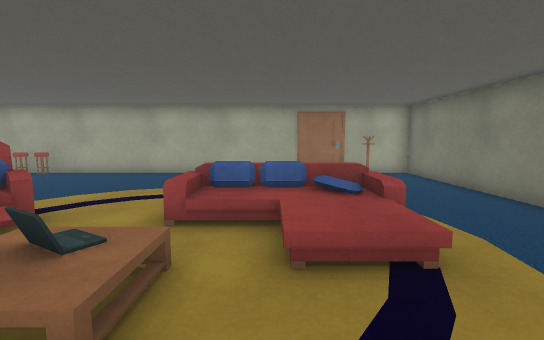
View 1 (above)

20 first-person views from a walk through a scene from a Unity 3-D project. The camera is 1.4 m above the floor, tilts 6° down and sees 85° across. The floor is counted in squares, 1 m on a side. Each view is taken from the middle of a square. On the plan, view 1 faces up. The plan holds only what a view shows up to about 14 squares ahead; the rest is blank. The player character is not drawn. Some surface patterns are stand-ins.

View 2
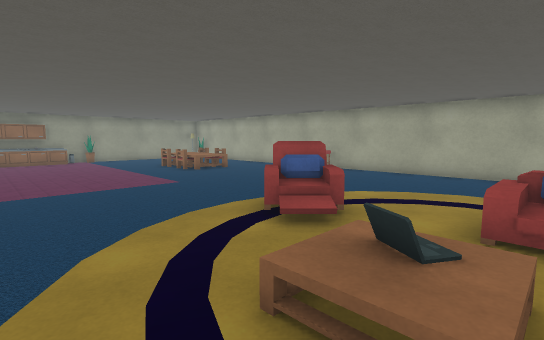

View 3
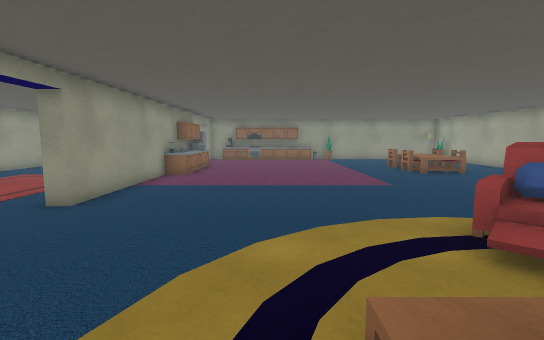

View 4
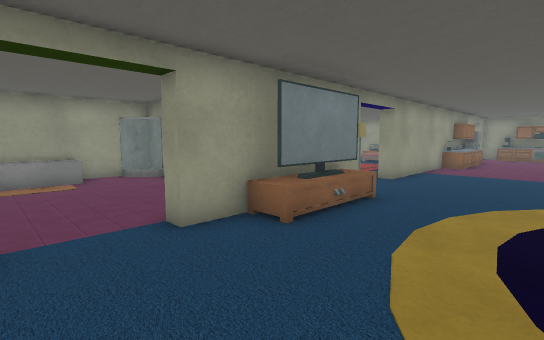

View 5
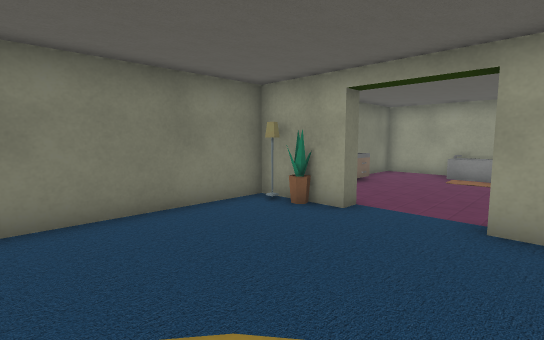

View 6
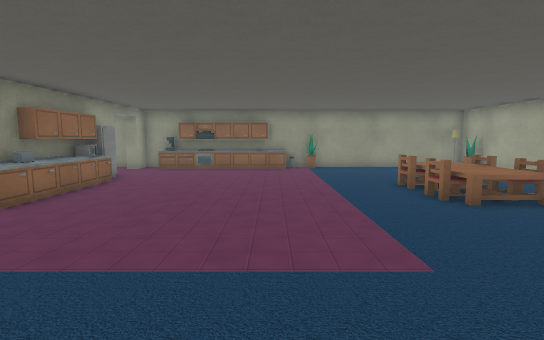

View 7
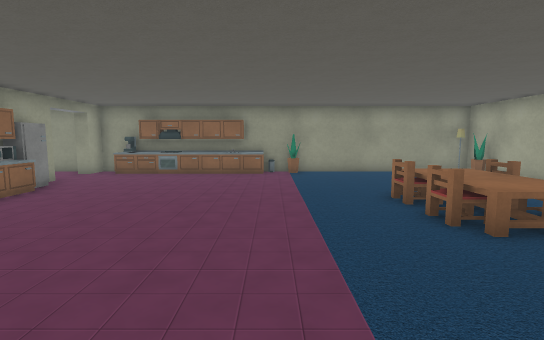

View 8
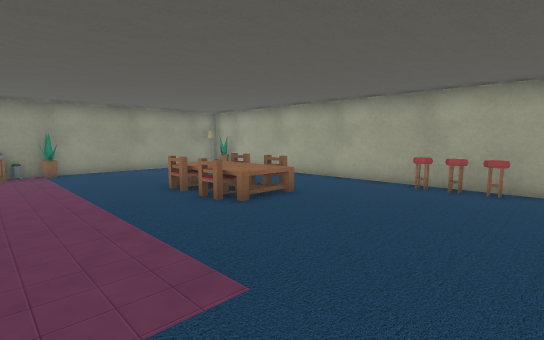

View 9
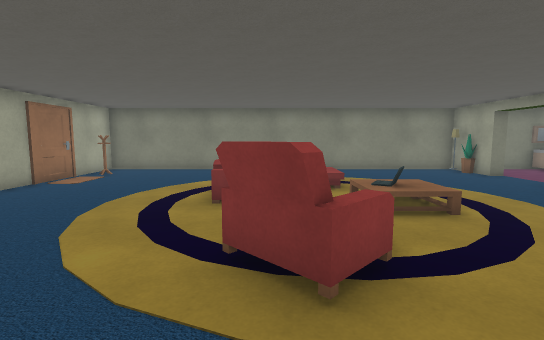

View 10
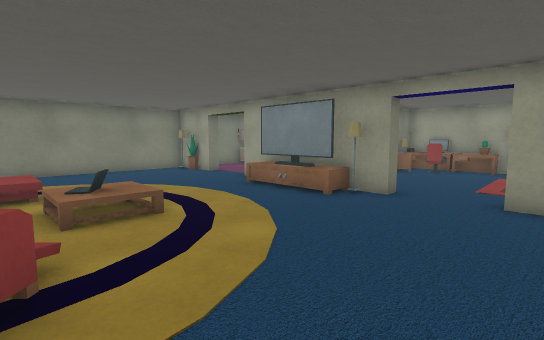

View 11
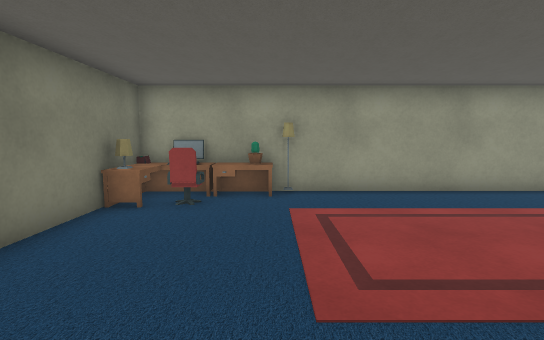

View 12
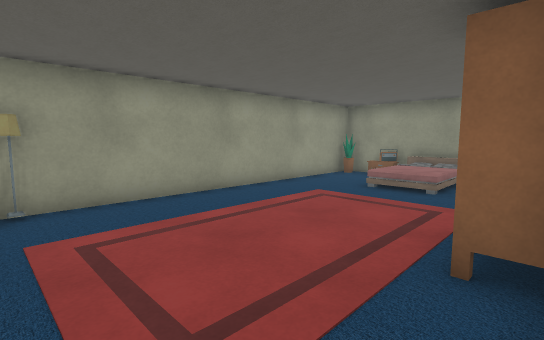

View 13
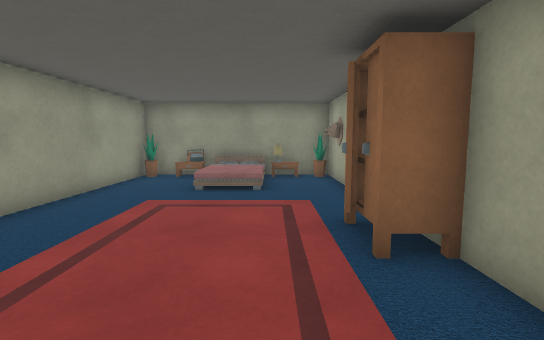

View 14
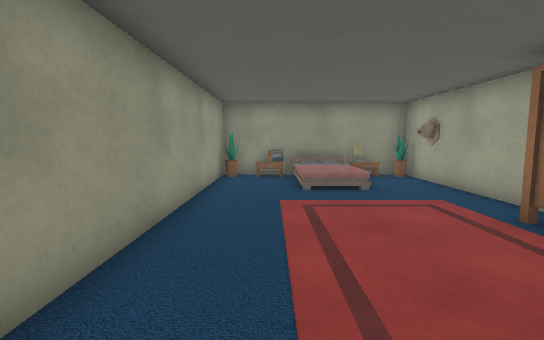

View 15
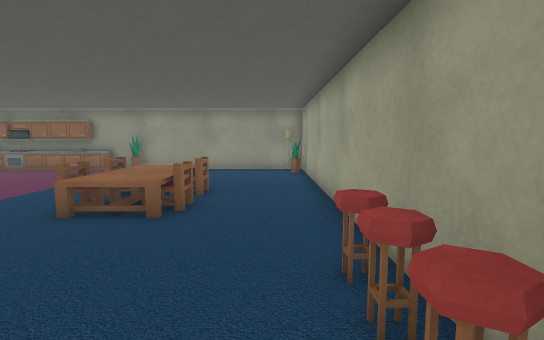

View 16
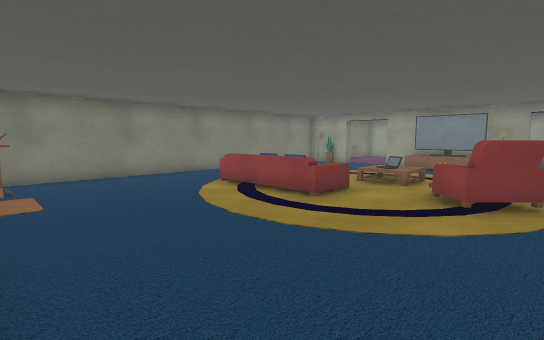

View 17
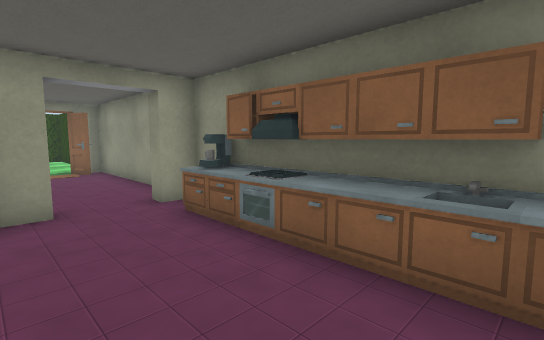

View 18
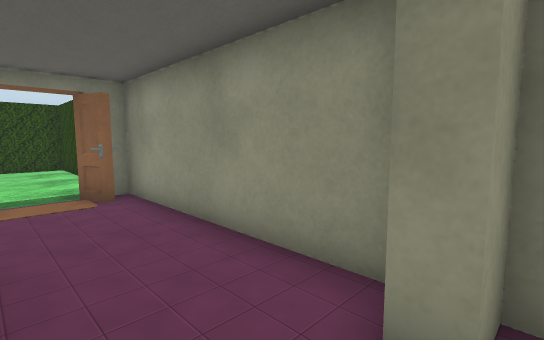

View 19
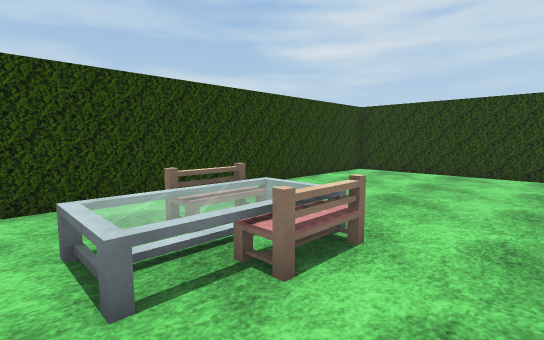

View 20
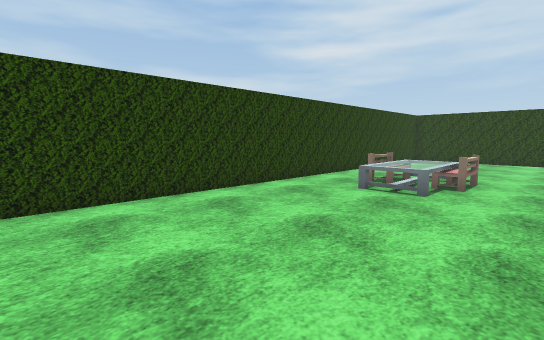

### Floor plan
Points are (right, up) in squares from view 1. A wall is a line through its corners. A room is listed if a view was taken in it or the views show most of it. See-through windows are left out.
Room 1 (views 1, 2, 3, 4, 5, 6, 7, 8, 9, 10, 11, 12, 15, 16, 17, 18)
walls: (-4.9, -3.3) (-3.4, -3.3); (-12.2, -3.3) (-7.2, -3.3) (-7.2, -3.9); (-10.8, -4.6) (-10.1, -4.9); (-0.4, -3.3) (0.8, -3.3) (0.8, -3.9); (-15.4, -3.8) (-16.4, -3.8); (3.2, -3.9) (3.2, -3.3) (5.6, -3.3) (5.6, 12.4) (-21.7, 12.4) (-21.7, -3.3) (-20.8, -3.3) (-20.8, -3.9); (-17.6, -3.8) (-17.6, -4.6); (-0.5, -10.9) (5.6, -10.9) (5.6, -5.6)
ways out: opening at (-19.5, -4) to room 2; opening at (-6, -3.7) to room 2
objects: drawers (-21, -2); cabinet (-21, -1); other object (-21, 0); cabinet (-21, 1); cabinet (-21, 2); cabinet (-21, 3); plant (-21, 5); other object (-20, -2); drawers (-20, -1); plant (-20, 12); fridge (-18, -3); cabinet (-17, -3); cabinet (-16, -3); cabinet (-16, -2); table (-16, 7) to (-13, 9); cabinet (-15, -3); cabinet (-14, -3); other object (-14, -2); cabinet (-13, -3); other object (-12, -3); other object (-11, 12); other object (-10, 12); other object (-9, 12); chair (-5, 4) to (-4, 5); other object (-5, 5); TV (-3, -3) to (-2, -3); other object (-3, -3) to (-1, -2); sofa (-2, 5) to (-2, 6); shower (-1, -11) to (-1, -10); bathtub (1, -10); rug (2, -10); bathtub (3, -10); plant (4, -3); other object (4, 12); drawers (5, -8) to (5, -7)
Room 2 (views 13, 14, 19, 20)
walls: (-2.5, -11) (-2.5, -6.6); (-10.5, -4.8) (-10.9, -4.6); (-10.4, -4.6) (-10.8, -4.6) (-10.8, -4.9); (-9.4, -3.8) (-9.4, -4.8) (-11, -4.8); (-8.2, -3.8) (-9.6, -3.8); (-12, -3.8) (-15.4, -3.8); (-17.6, -7.4) (-17.6, -10.9) (-6.4, -10.9); (-16.4, -3.8) (-17.6, -3.8); (-21.3, -10.2) (-21, -10.1) (-20.6, -11); (-21.7, -12.5) (-21.7, -18.9) (-2.1, -18.9); (-21.7, -4.1) (-21.7, -10.9) (-21.2, -10.9)
ways out: opening at (-19.5, -4) to room 1; opening at (-6, -3.7) to room 1
objects: plant (-17, -10); other object (-17, -9); other object (-17, -6); table (-13, -16) to (-10, -14); other object (-12, -17); plant (-6, -11) to (-6, -10); desk (-5, -11) to (-5, -10); other object (-4, -11); other object (-4, -9); other object (-3, -11); desk (-3, -10) to (-3, -9)

Positions as (right, up) in squares from view 1, and headings:
1: (0, 0), facing up
2: (-1, 0), facing up-left
3: (-1, 1), facing left
4: (3, 1), facing down-left
5: (0, 2), facing down-right
6: (-7, 3), facing left
7: (-9, 4), facing left
8: (-8, 3), facing up-left
9: (-8, 5), facing right
10: (-8, 4), facing down-right
11: (-6, -3), facing down
12: (-6, -4), facing down-left
13: (-6, -6), facing left
14: (-6, -9), facing left
15: (-8, 11), facing left
16: (-6, 12), facing down-right
17: (-18, 3), facing down-left
18: (-19, -3), facing down-left
19: (-9, -12), facing down-left
20: (-2, -12), facing down-left
